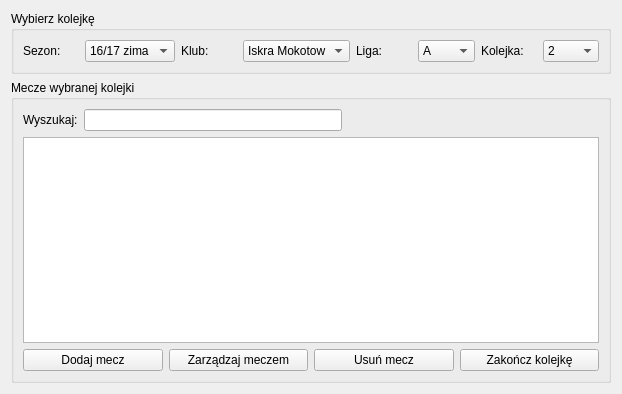
<?xml version="1.0" encoding="UTF-8"?>
<ui version="4.0">
 <class>SedziaSedziowanie</class>
 <widget class="QWidget" name="SedziaSedziowanie">
  <property name="geometry">
   <rect>
    <x>0</x>
    <y>0</y>
    <width>622</width>
    <height>394</height>
   </rect>
  </property>
  <property name="windowTitle">
   <string>Form</string>
  </property>
  <layout class="QGridLayout" name="gridLayout">
   <item row="1" column="0">
    <layout class="QVBoxLayout" name="verticalLayout">
     <item>
      <widget class="QGroupBox" name="groupBox">
       <property name="title">
        <string>Wybierz kolejkę</string>
       </property>
       <layout class="QHBoxLayout" name="horizontalLayout_3">
        <item>
         <widget class="QLabel" name="label_5">
          <property name="text">
           <string>Sezon:</string>
          </property>
         </widget>
        </item>
        <item>
         <widget class="QComboBox" name="comboBox_sezon">
          <item>
           <property name="text">
            <string>16/17 zima</string>
           </property>
          </item>
         </widget>
        </item>
        <item>
         <widget class="QLabel" name="label_4">
          <property name="text">
           <string>Klub:</string>
          </property>
         </widget>
        </item>
        <item>
         <widget class="QComboBox" name="comboBox_klub">
          <item>
           <property name="text">
            <string>Iskra Mokotow</string>
           </property>
          </item>
         </widget>
        </item>
        <item>
         <widget class="QLabel" name="label_2">
          <property name="text">
           <string>Liga:</string>
          </property>
         </widget>
        </item>
        <item>
         <widget class="QComboBox" name="comboBox_liga">
          <item>
           <property name="text">
            <string>A</string>
           </property>
          </item>
         </widget>
        </item>
        <item>
         <widget class="QLabel" name="label">
          <property name="text">
           <string>Kolejka:</string>
          </property>
         </widget>
        </item>
        <item>
         <widget class="QComboBox" name="comboBox_kolejka">
          <item>
           <property name="text">
            <string>2</string>
           </property>
          </item>
         </widget>
        </item>
       </layout>
      </widget>
     </item>
     <item>
      <widget class="QGroupBox" name="groupBox_2">
       <property name="title">
        <string>Mecze wybranej kolejki</string>
       </property>
       <layout class="QVBoxLayout" name="verticalLayout_3">
        <item>
         <layout class="QHBoxLayout" name="horizontalLayout">
          <item>
           <widget class="QLabel" name="label_6">
            <property name="text">
             <string>Wyszukaj:</string>
            </property>
           </widget>
          </item>
          <item>
           <widget class="QLineEdit" name="lineEdit"/>
          </item>
          <item>
           <spacer name="horizontalSpacer_6">
            <property name="orientation">
             <enum>Qt::Horizontal</enum>
            </property>
            <property name="sizeHint" stdset="0">
             <size>
              <width>40</width>
              <height>20</height>
             </size>
            </property>
           </spacer>
          </item>
         </layout>
        </item>
        <item>
         <widget class="QTableView" name="tableView"/>
        </item>
        <item>
         <layout class="QHBoxLayout" name="horizontalLayout_2">
          <item>
           <widget class="QPushButton" name="pushButton_4">
            <property name="text">
             <string>Dodaj mecz</string>
            </property>
           </widget>
          </item>
          <item>
           <widget class="QPushButton" name="pushButton_5">
            <property name="text">
             <string>Zarządzaj meczem</string>
            </property>
           </widget>
          </item>
          <item>
           <widget class="QPushButton" name="pushButton_usun">
            <property name="text">
             <string>Usuń mecz</string>
            </property>
           </widget>
          </item>
          <item>
           <widget class="QPushButton" name="pushButton_zakoncz">
            <property name="text">
             <string>Zakończ kolejkę</string>
            </property>
           </widget>
          </item>
         </layout>
        </item>
       </layout>
      </widget>
     </item>
    </layout>
   </item>
  </layout>
 </widget>
 <resources/>
 <connections/>
</ui>
